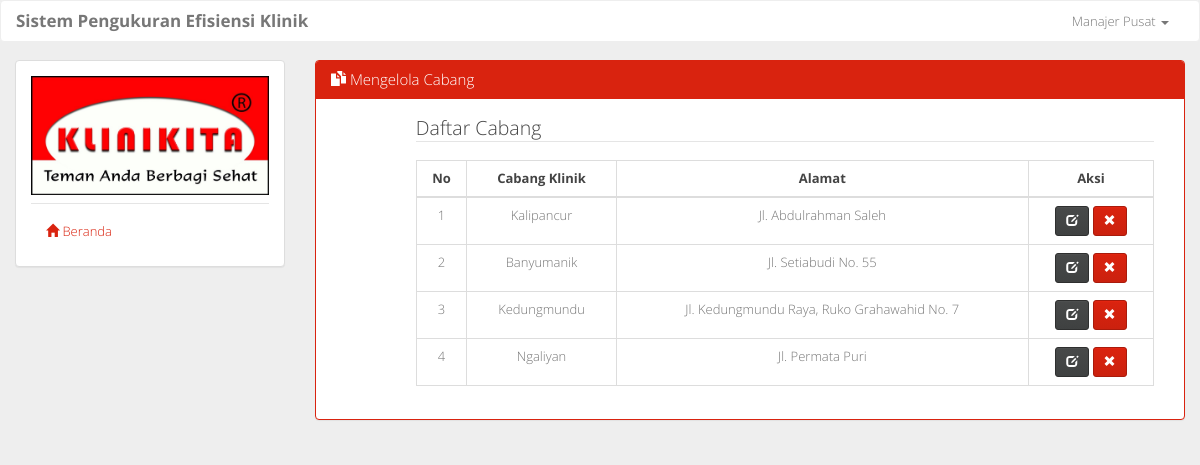
Before: /mengelola_cabang.php (signed in) with the older database file.
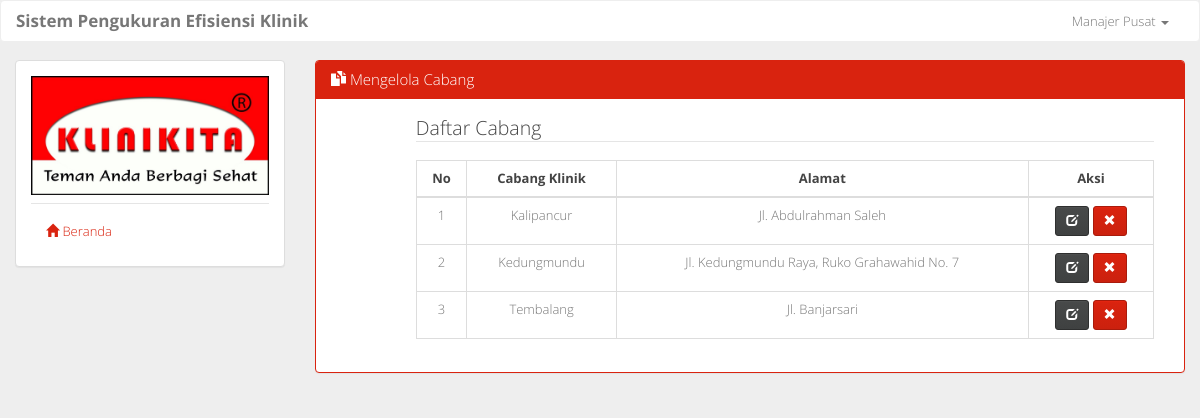
After: the same page with the newer database file.
### tables this page shows
CREATE TABLE `tb_klinik` (
  `id_klinik` int(11) NOT NULL,
  `cabang_klinik` varchar(50) NOT NULL,
  `alamat` varchar(100) NOT NULL
);

### mengelola_cabang.php (the view, shortened to what this page needs)
<?php include 'layout.php'; ?>
				<div class="col-sm-9">
					<div class="panel panel-primary">
					  	<div class="panel-heading">
					    	<h3 class="panel-title"><span class="glyphicon glyphicon-duplicate"></span> Mengelola Cabang</h3>
					  	</div>
					  	<div class="panel-body">
						  	<div class="col-sm-11 col-sm-offset-1">
						  		<legend>Daftar Cabang</legend>
						  		<?php
									$i=1;
									$query = mysqli_query($conn, "SELECT * FROM tb_klinik");
									if (mysqli_num_rows($query) > 0) {
										echo '
										        <table class="table table-bordered table-hover">
													<thead>
														<tr>
															<th>No</th>
															<th>Cabang Klinik</th>
															<th>Alamat</th>
															<th>Aksi</th>
														</tr>
													</thead>
													<tbody>';
										while($cabang = mysqli_fetch_assoc($query)) {
											echo '		<tr>
															<td>'.$i.'</td>
															<td>'.$cabang['cabang_klinik'].'</td>
															<td>'.$cabang['alamat'].'</td>
															<td>
																<a href="ubah_cabang.php?id='.$cabang['id_klinik'].'" class="btn btn-default btn-sm"><span class="glyphicon glyphicon-edit"></span></a>
																<a href="process/hapus_cabang.php?id='.$cabang['id_klinik'].'" onclick="return hapus()" class="btn btn-primary btn-sm"><span class="glyphicon glyphicon-remove"></span></a>
											        		</td>
														</tr>
												';
												$i++;
										}
										echo '
													</tbody>
												</table>
										';
									}
								?>
						  	</div>
					  	</div>
					</div>
				</div>
<?php include 'layout2.php' ?>

Changed rows visible on the page:
removed tb_klinik: cabang_klinik "Banyumanik", alamat "Jl. Setiabudi No. 55"
removed tb_klinik: cabang_klinik "Ngaliyan", alamat "Jl. Permata Puri"
added tb_klinik: cabang_klinik "Tembalang", alamat "Jl. Banjarsari"
